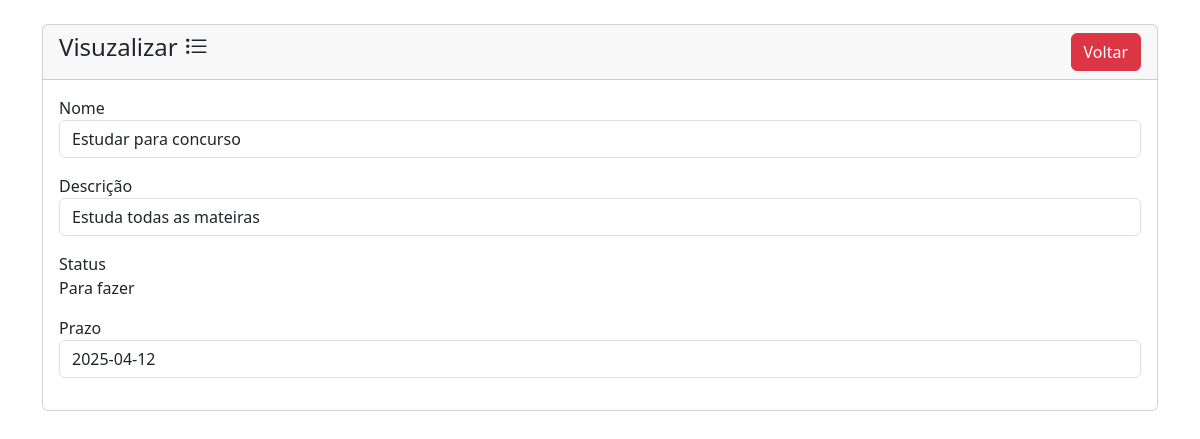
The page /todolist/viwer.php?id=5 on the database its author committed.
### tables this page shows
CREATE TABLE `lista_de_tarefas` (
  `id` bigint(20) UNSIGNED NOT NULL,
  `nome` varchar(255) NOT NULL,
  `descricao` varchar(255) DEFAULT NULL,
  `status` bigint(20) NOT NULL,
  `data_limite` date NOT NULL
);

### todolist/viwer.php (the view, shortened to what this page needs)
<?php
require 'conexaolist.php';
function transformarStatus($status) {
    if ($status == 0) {
        return "Para fazer";
    } elseif ($status == 1) {
        return  "Em Andamento";
    } else {
        return "Concluída";
    }
}
?>
<!DOCTYPE html>
<html lang="pt-BR">
<head>
    <link href="https://cdn.jsdelivr.net/npm/bootstrap@5.3.3/dist/css/bootstrap.min.css" rel="stylesheet">
    <link rel="stylesheet" href="https://cdn.jsdelivr.net/npm/bootstrap-icons@1.11.3/font/bootstrap-icons.min.css">
</head>
<body>
    <div class="container mt-4">
        <div class="row">
            <div class="col-md-12">
                <div class="card">
                    <div class="card-header">
                        <h4>
                            Visuzalizar <i class="bi bi-list-task"></i>
                            <a href="index.php" class="btn btn-danger float-end">Voltar</a>
                        </h4>
                    </div>
                    <div class="card-body">
                        <?php
                        if(isset($_GET['id'])) {
                            $lista_id = mysqli_real_escape_string($conexao, $_GET['id']);
                            $sql = "SELECT * FROM lista_de_tarefas WHERE id='$lista_id'";
                            $query = mysqli_query($conexao, $sql);
                            if (mysqli_num_rows($query) > 0) {
                                $lista = mysqli_fetch_array($query);
                              ?>
                            <div class="mb-3">
                                <label>Nome</label>
                                <p class="form-control">
                                <?=$lista['nome'];?>
                                </p>
                            </div>
                            <div class="mb-3">
                                <label>Descrição</label>
                                <p class="form-control">
                                <?=$lista['descricao'];?>
                                </p>
                            </div>
                            <div class="mb-3">
                                <label>Status</label>
                                <p>
                                <?=transformarStatus($lista['status'])?>
                                </p>
                            </div>
                            <div class="mb-3">
                                <label>Prazo</label>
                                <p class="form-control">
                                <?=$lista['data_limite'];?>
                                </p>
                            </div>
                        <?php
                        }else{
                            echo"<h5>Tarefa não encontrada</h5>";
                        }
                       }
                    ?>
                    </div>
                </div>
            </div>
        </div>
    </div>
</body>
</html>

### rows shown on the page
lista_de_tarefas: nome "Estudar para concurso", descricao "Estuda todas as mateiras", data_limite "2025-04-12"
